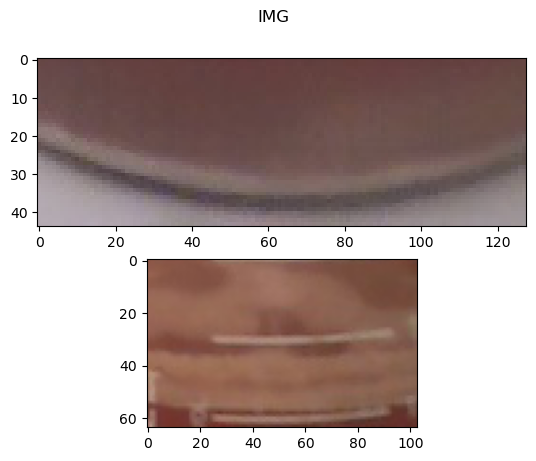
#> input picture PythonCode/testimages/fig.jpg, 536 x 461 px, given in place of fig.png, which was not available
$ python test.py
#> lines starting #> are read from the running program, lines starting #| are printed output that depends on the picture; pictures that were not available may be replaced by others from this repository, and a replacement may not be noted
import cv2
import numpy as np
import matplotlib.pyplot as plt
from skimage import img_as_float
from scipy.ndimage import gaussian_filter
from skimage.morphology import reconstruction

image = cv2.imread('./testimages/fig.png')
#> image is the input picture: shape (461, 536, 3); mean B, G, R 164.3, 167.7, 183.3

image = img_as_float(image)
image = gaussian_filter(image, 1)
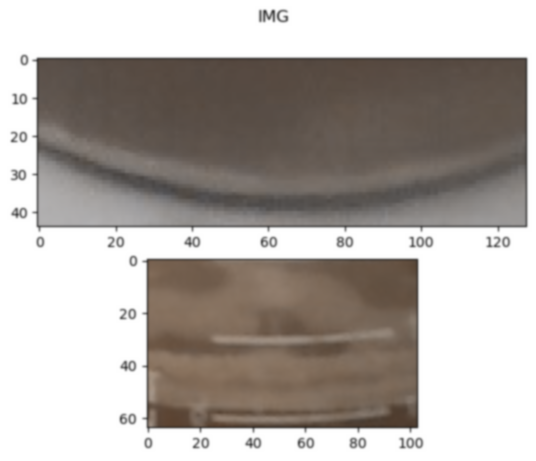
#> image: shape (461, 536, 3) float64; mean B, G, R 0.653, 0.672, 0.696

# define the contrast and brightness value
contrast = 60. # Contrast control ( 0 to 127)
brightness = 100. # Brightness control (0-100)

# call addWeighted function. use beta = 0 to effectively only operate on one image
image = cv2.addWeighted( image, contrast, image, 0, brightness)
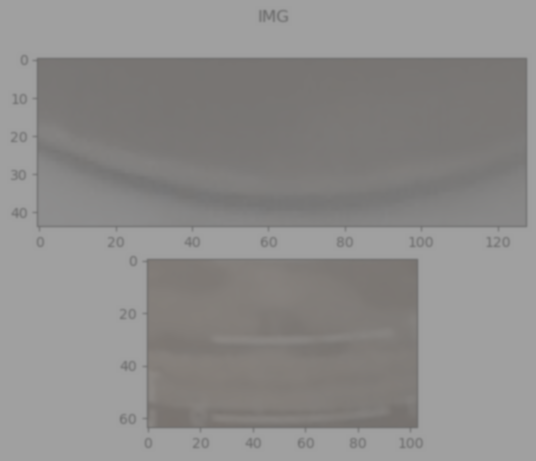
#> image: shape (461, 536, 3) float64; mean B, G, R 139.2, 140.3, 141.8

seed = np.copy(image)
seed[1:-1, 1:-1] = image.min()
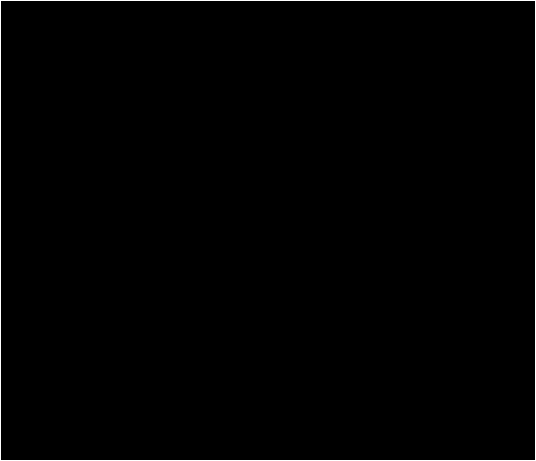
#> seed: shape (461, 536, 3) float64; values 109.2 (black) and 160 (white), 0.81% white in thin lines or dots
mask = image

dilated = reconstruction(seed, mask, method='dilation')

fig, (ax0, ax1, ax2) = plt.subplots(nrows=1,
                                    ncols=3,
                                    figsize=(8, 2.5),
                                    sharex=True,
                                    sharey=True)

ax0.imshow(image, cmap='gray')
ax0.set_title('original image')
ax0.axis('off')

ax1.imshow(dilated, vmin=image.min(), vmax=image.max(), cmap='gray')
ax1.set_title('dilated')
ax1.axis('off')

ax2.imshow(image - dilated, cmap='gray')
ax2.set_title('image - dilated')
ax2.axis('off')

fig.tight_layout()

# img = image - dilated
# plt.imsave('img.jpg', img, cmap='gray')

plt.show()
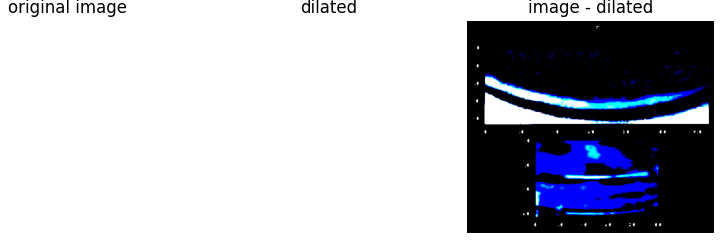
#> figure drawn by matplotlib, 3 panels; B, G, R data is drawn as R, G, B
